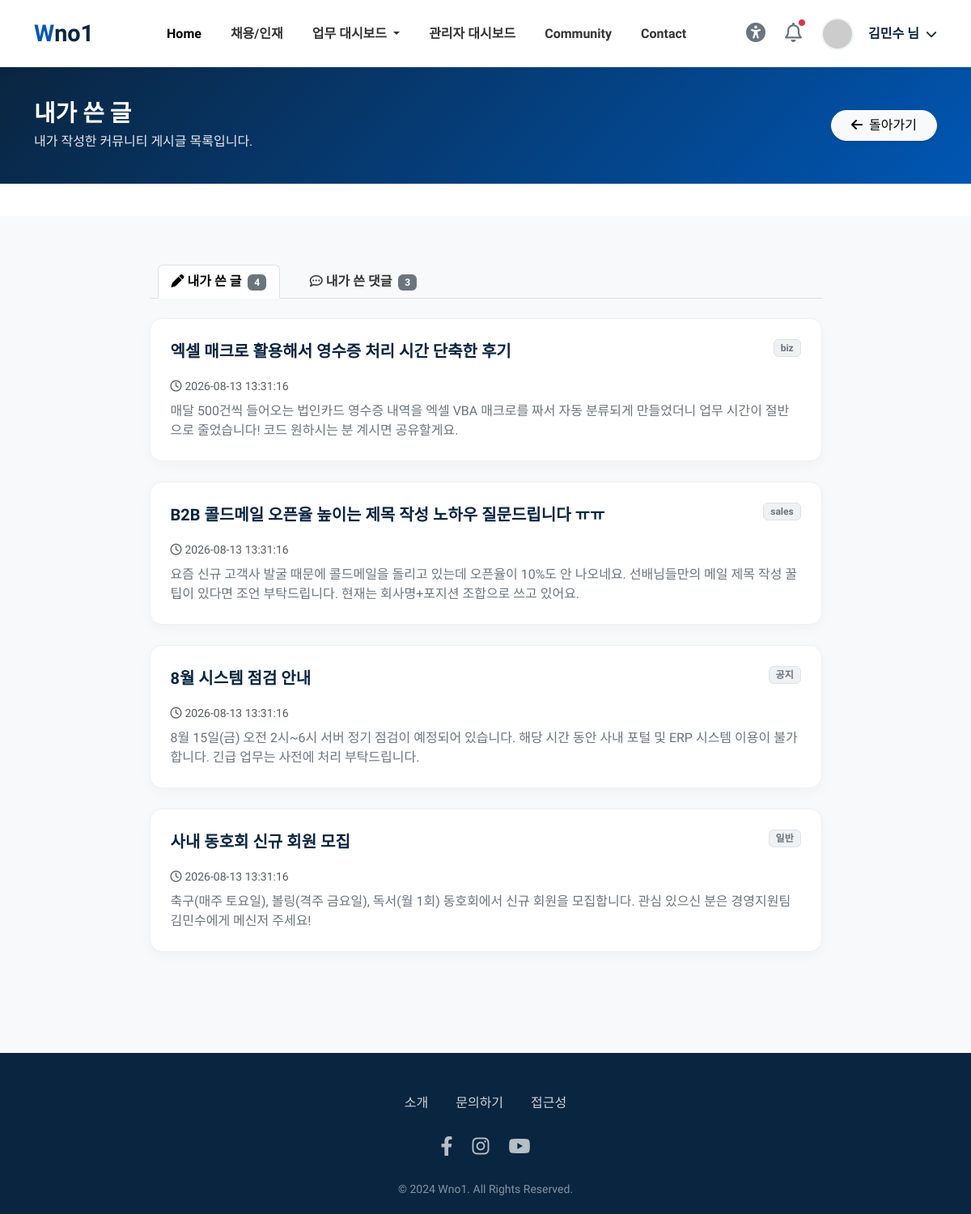
Before: /my_posts (signed in) with the older database file.
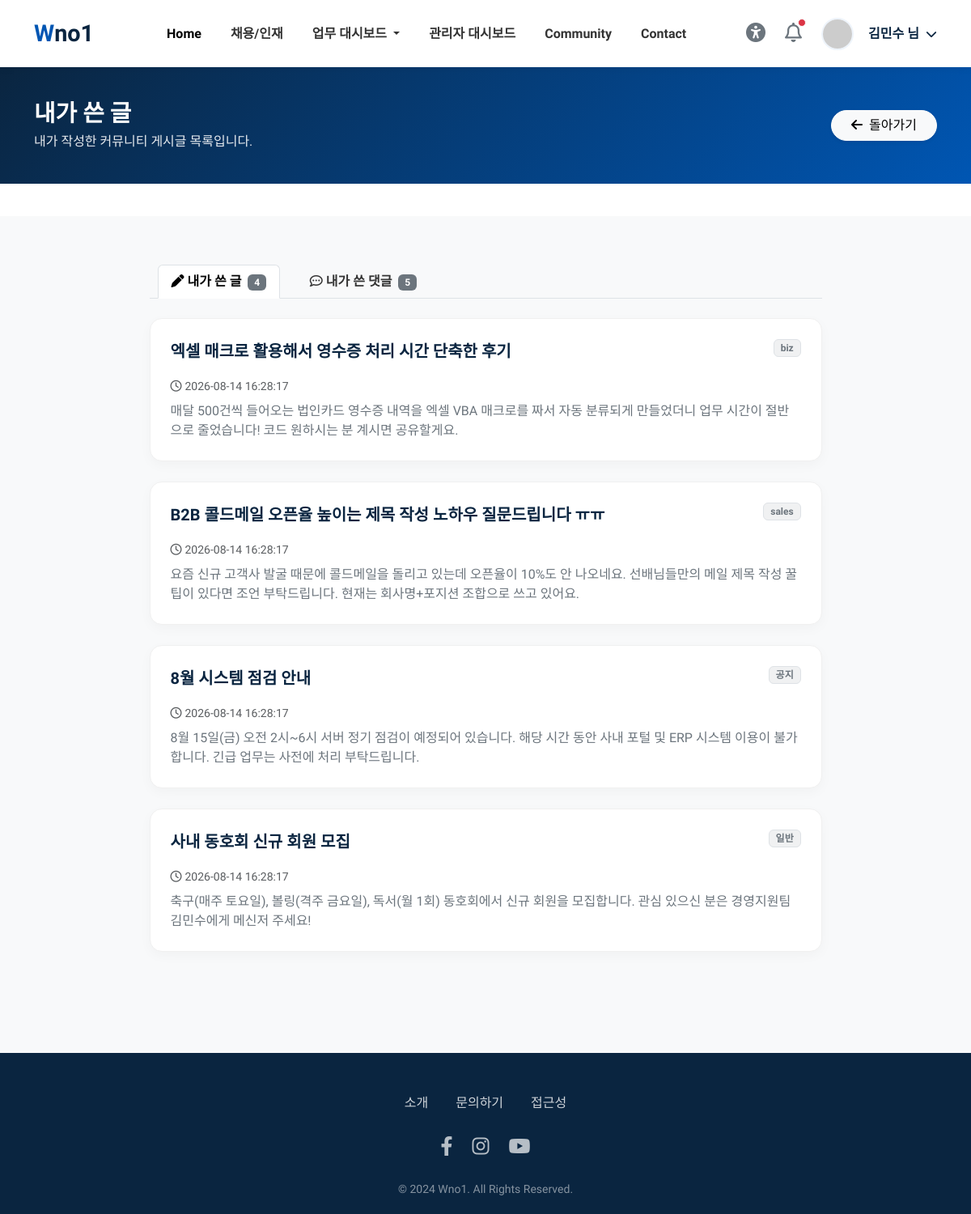
After: the same page with the newer database file.
### tables this page shows
CREATE TABLE posts (
        id INTEGER PRIMARY KEY AUTOINCREMENT,
        user_id INTEGER,
        category TEXT DEFAULT 'general',
        title TEXT NOT NULL,
        content TEXT,
        author TEXT DEFAULT '',
        dept TEXT DEFAULT '',
        views INTEGER DEFAULT 0,
        created_at TEXT DEFAULT (datetime('now','localtime'))
    );

### routers/community.py (the view)
@router.get("/my_posts", response_class=HTMLResponse)
async def my_posts(request: Request):
    if not check_login(request):
        return RedirectResponse(url="/login", status_code=303)
    u = get_current_user(request)
    uid = u["user_id"]
    conn = get_sqlite()
    try:
        posts = [dict(r) for r in conn.execute(
            "SELECT * FROM posts WHERE user_id=? ORDER BY created_at DESC", (uid,)).fetchall()]
        comments = [dict(r) for r in conn.execute(
            "SELECT c.*, p.title AS post_title FROM comments c JOIN posts p ON p.id=c.post_id WHERE c.user_id=? ORDER BY c.created_at DESC",
            (uid,)).fetchall()]
    finally:
        conn.close()
    return templates.TemplateResponse(
        request=request, name="top/my_posts.html", context={
            "request": request, "page_title": "내가 쓴 글",
            "posts": posts, "comments": comments,
            "user_name": u["user_name"],
        }
    )

### templates/top/my_posts.html (shortened to what this page needs)
<!DOCTYPE html>
<html lang="ko">
{% include 'common/header.html' %}
<body>
{% include 'common/topbar.html' %}
<div class="dash-header">
    <div class="container d-flex justify-content-between align-items-center flex-wrap gap-3">
        <div>
            <h2>내가 쓴 글</h2>
            <p>내가 작성한 커뮤니티 게시글 목록입니다.</p>
        </div>
        <div>
            <a href="/community" class="btn btn-light rounded-pill px-4 shadow-sm">
                <i class="fas fa-arrow-left me-2"></i>돌아가기
            </a>
        </div>
    </div>
</div>
<div class="list-section">
    <div class="container">
        <div class="row justify-content-center">
            <div class="col-lg-9">
                <ul class="nav nav-tabs mb-4" id="myTab">
                    <li class="nav-item">
                        <button class="nav-link active" data-tab="posts">
                            <i class="fas fa-pen me-1"></i>내가 쓴 글 <span class="badge bg-secondary ms-1">{{ posts|length }}</span>
                        </button>
                    </li>
                    <li class="nav-item">
                        <button class="nav-link" data-tab="comments">
                            <i class="far fa-comment-dots me-1"></i>내가 쓴 댓글 <span class="badge bg-secondary ms-1">{{ comments|length }}</span>
                        </button>
                    </li>
                </ul>
                <div id="tab-posts">
                {% if posts %}
                    {% for post in posts %}
                    <div class="content-card">
                        <div class="d-flex justify-content-between align-items-start flex-wrap gap-2 mb-2">
                            <a href="/post/{{ post.id }}" class="item-title">{{ post.title }}</a>
                            <span class="badge bg-secondary bg-opacity-10 text-secondary border">
                                {% if post.category == 'general' %}일반
                                {% elif post.category == 'notice' %}공지
                                {% elif post.category == 'question' %}질문
                                {% else %}{{ post.category }}{% endif %}
                            </span>
                        </div>
                        <p class="text-muted small mb-2"><i class="far fa-clock me-1"></i>{{ post.created_at }}</p>
                        <p class="text-secondary mb-0" style="overflow:hidden;display:-webkit-box;-webkit-line-clamp:2;-webkit-box-orient:vertical;">{{ post.content }}</p>
                    </div>
                    {% endfor %}
                {% else %}
                    <div class="content-card text-center py-5">
                        <i class="fas fa-inbox fa-3x text-muted opacity-50 mb-3"></i>
                        <p class="text-muted mb-0">작성한 글이 없습니다.</p>
                    </div>
                {% endif %}
                </div>
            </div>
        </div>
    </div>
</div>
<footer class="footer">
    <div class="container">
        <div class="footer-menu mb-4">
            <a href="/faq">소개</a>
            <a href="/contact">문의하기</a>
            <a href="/accessibility">접근성</a>
        </div>
        <div class="social-icons mb-4">
            <a href="#"><i class="fab fa-facebook-f"></i></a>
            <a href="#"><i class="fab fa-instagram"></i></a>
            <a href="#"><i class="fab fa-youtube"></i></a>
        </div>
        <p class="mb-0 opacity-50 small">&copy; 2024 Wno1. All Rights Reserved.</p>
    </div>
</footer>
</body>
</html>

Changed rows visible on the page:
changed posts "엑셀 매크로 활용해서 영수증 처리 시간 단축한 후기": created_at "2026-08-13 13:31:16" → "2026-08-14 16:28:17"
changed posts "B2B 콜드메일 오픈율 높이는 제목 작성 노하우 질문드립니다 ㅠㅠ": created_at "2026-08-13 13:31:16" → "2026-08-14 16:28:17"
changed posts "8월 시스템 점검 안내": created_at "2026-08-13 13:31:16" → "2026-08-14 16:28:17"
changed posts "사내 동호회 신규 회원 모집": created_at "2026-08-13 13:31:16" → "2026-08-14 16:28:17"
Other visible differences:
{{ comments|length }}: "3" → "5"
